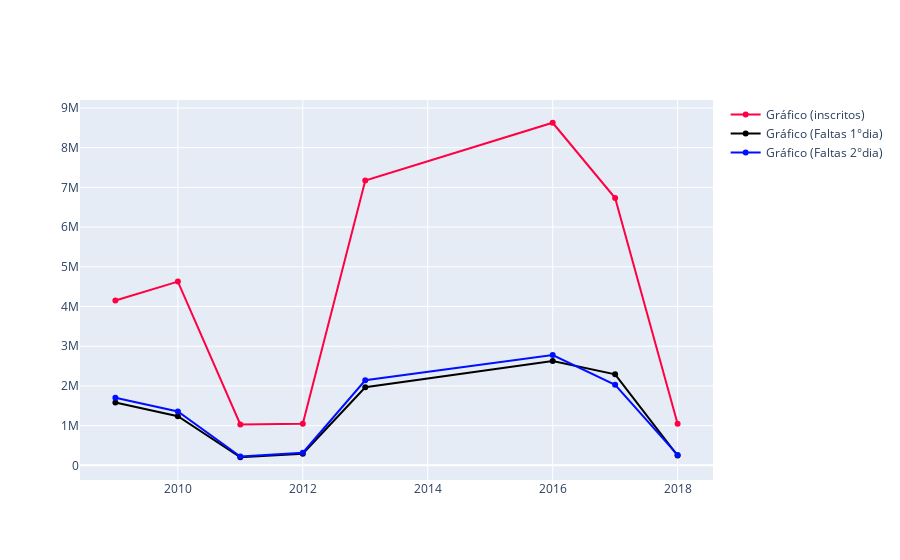

Here is the notebook cell this chart was saved with:
### Code cell
dftudo = go.Scatter(x = ['2009','2010','2011','2012','2013','2016','2017','2018'],
                y = [df2009inscritos, df2010inscritos, df2011inscritos, df2012inscritos, df2013inscritos, df2016inscritos, df2017inscritos, df2018inscritos],
                name = 'Gráfico (inscritos)',
                marker = {'color': '#ff0043'})
dftudo1 = go.Scatter(x = ['2009','2010','2011','2012','2013','2016','2017','2018'],
                y = [df2009dia1[0], df2010dia1[0], df2011dia1[0], df2012dia1[0], df2013dia1[0], df2016dia1[0], df2017dia1[0], df2018dia1[0]],
                name = 'Gráfico (Faltas 1°dia)',
                marker = {'color': '#000000'})
dftudo2 = go.Scatter(x = ['2009','2010','2011','2012','2013','2016','2017','2018'],
                y =  [df2009dia2[0], df2010dia2[0], df2011dia2[0], df2012dia2[0], df2013dia2[0], df2016dia2[0], df2017dia2[0], df2018dia2[0]],
                name = 'Gráfico (Faltas 2°dia)',
                marker = {'color': '#000fff'})


data = [dftudo, dftudo1, dftudo2]
py.iplot(data)

### Figure 1 — Plotly figure (JSON) as saved in the notebook; plotly's stock layout.template omitted (floating-point values rounded to 4 significant figures)
{"data": [{"marker": {"color": "#ff0043"}, "name": "Gráfico (inscritos)", "type": "scatter", "x": ["2009", "2010", "2011", "2012", "2013", "2016", "2017", "2018"], "y": [4148720, 4626094, 1029805, 1048574, 7173563, 8627367, 6731341, 1048575]}, {"marker": {"color": "#000000"}, "name": "Gráfico (Faltas 1°dia)", "type": "scatter", "x": ["2009", "2010", "2011", "2012", "2013", "2016", "2017", "2018"], "y": [1581502, 1235332, 202867, 290957, 1967020, 2624156, 2292509, 246088]}, {"marker": {"color": "#000fff"}, "name": "Gráfico (Faltas 2°dia)", "type": "scatter", "x": ["2009", "2010", "2011", "2012", "2013", "2016", "2017", "2018"], "y": [1700138, 1355081, 222922, 316497, 2140794, 2777393, 2027442, 262365]}], "layout": {}}
